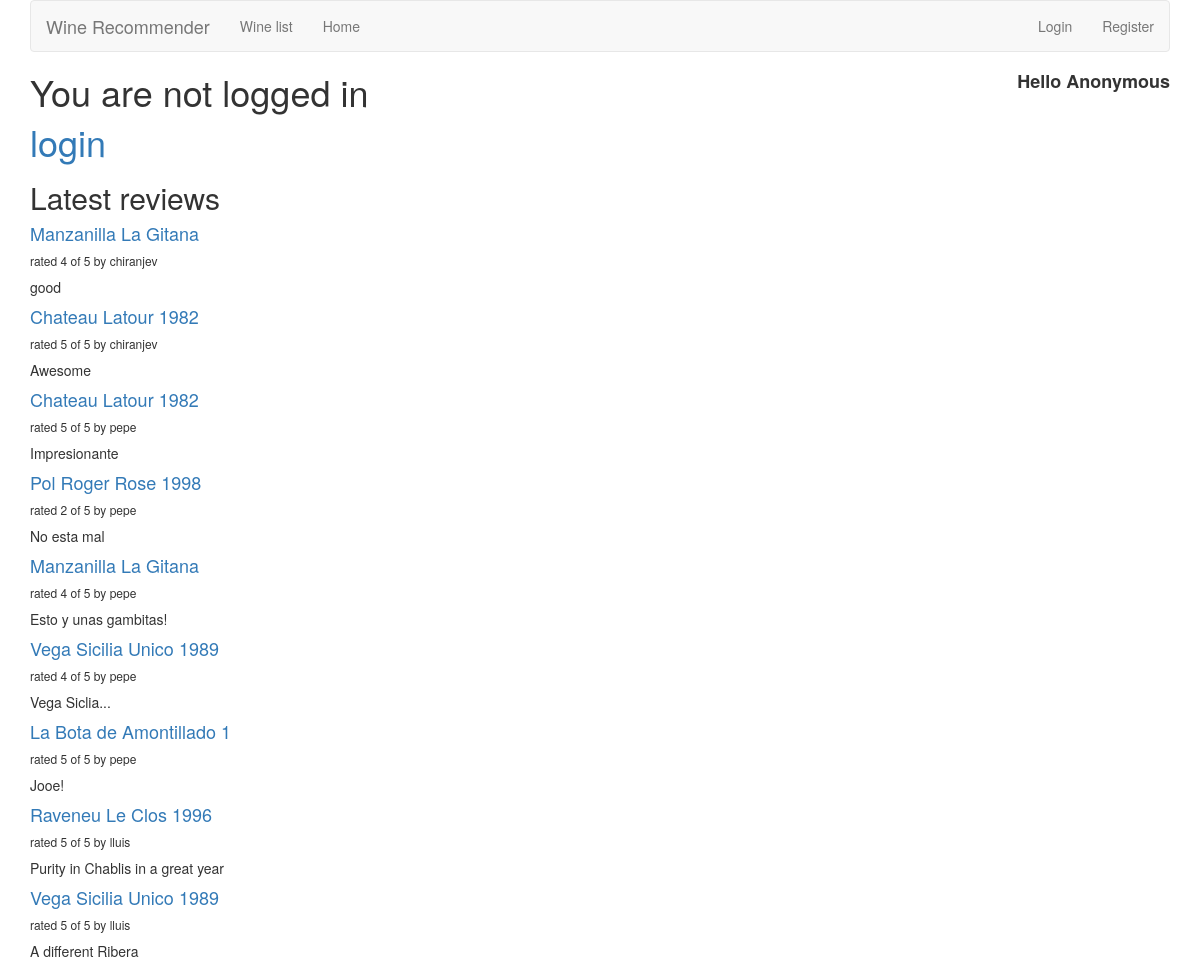
The app's page /reviews/ with its own data.
### WineReviewApp/models.py (models this page shows, shortened)
class Review(models.Model):
    RATING_CHOICES = (
        (1, '1'),
        (2, '2'),
        (3, '3'),
        (4, '4'),
        (5, '5'),
    )
    wine = models.ForeignKey(Wine,on_delete=models.CASCADE)
    pub_date = models.DateTimeField('date published')
    user_name = models.CharField(max_length=100)
    comment = models.CharField(max_length=200)
    rating = models.IntegerField(choices=RATING_CHOICES)

class Wine(models.Model):
    name = models.CharField(max_length=200)

### WineReviewApp/views.py (the view)
# urls.py: path('', views.review_list, name='review_list'),
def review_list(request):
    latest_review_list = Review.objects.order_by('-pub_date')[:9]
    context = {'latest_review_list':latest_review_list}
    return render(request, 'WineReviewApp/review_list.html', context)

### WineReviewApp/templates/WineReviewApp/review_list.html
{% extends 'WineReviewApp/base.html' %}
{% block title %}
{% if user.is_authenticated %}
    <p  style="float:right;font-weight: 800; font-size: 0.5em;">Hello {{ request.user.username }}</p>
{% else %}
    <p  style="float:right;font-weight: 800; font-size: 0.5em;">Hello Anonymous</p>
{% endif %}
{% if user.is_authenticated %}
  Hi {{ user.username }}!
  <p><a href="{% url 'logout' %}">logout</a></p>
{% else %}
  <p>You are not logged in</p>
  <a href="{% url 'login' %}">login</a>
{% endif %}
<h2>Latest reviews</h2>
{% endblock %}
{% block content %}
{% if latest_review_list %}
<div>
    {% for review in latest_review_list %}
    <div>
        <h4><a href="{% url 'review_detail' review_id=review.id %}">
        {{ review.wine.name }}
        </a></h4>
        <h6>rated {{ review.rating }} of 5 by {{ review.user_name }}</h6>
        <p>{{ review.comment }}</p>
    </div>
    {% endfor %}
</div>
{% else %}
<p>No reviews are available.</p>
{% endif %}
{% endblock %}

### records on screen
Review: wine.name "Manzanilla La Gitana", rating "4", user_name "chiranjev", comment "good"
Review: wine.name "Chateau Latour 1982", rating "5", user_name "chiranjev", comment "Awesome"
Review: wine.name "Chateau Latour 1982", rating "5", user_name "pepe", comment "Impresionante"
Review: wine.name "Pol Roger Rose 1998", rating "2", user_name "pepe", comment "No esta mal"
Review: wine.name "Manzanilla La Gitana", rating "4", user_name "pepe", comment "Esto y unas gambitas!"
Review: wine.name "Vega Sicilia Unico 1989", rating "4", user_name "pepe", comment "Vega Siclia..."
Review: wine.name "La Bota de Amontillado 1", rating "5", user_name "pepe", comment "Jooe!"
Review: wine.name "Raveneu Le Clos 1996", rating "5", user_name "lluis", comment "Purity in Chablis in a great year"
Review: wine.name "Vega Sicilia Unico 1989", rating "5", user_name "lluis", comment "A different Ribera"
